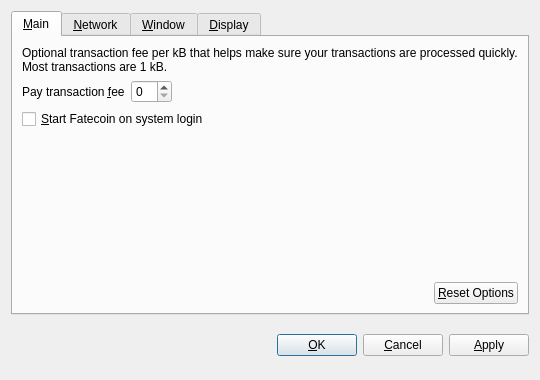
<?xml version="1.0" encoding="UTF-8"?>
<ui version="4.0">
 <class>OptionsDialog</class>
 <widget class="QDialog" name="OptionsDialog">
  <property name="geometry">
   <rect>
    <x>0</x>
    <y>0</y>
    <width>540</width>
    <height>380</height>
   </rect>
  </property>
  <property name="windowTitle">
   <string>Options</string>
  </property>
  <property name="modal">
   <bool>true</bool>
  </property>
  <layout class="QVBoxLayout" name="verticalLayout">
   <item>
    <widget class="QTabWidget" name="tabWidget">
     <property name="tabPosition">
      <enum>QTabWidget::North</enum>
     </property>
     <property name="currentIndex">
      <number>0</number>
     </property>
     <widget class="QWidget" name="tabMain">
      <attribute name="title">
       <string>&amp;Main</string>
      </attribute>
      <layout class="QVBoxLayout" name="verticalLayout_Main">
       <item>
        <widget class="QLabel" name="transactionFeeInfoLabel">
         <property name="text">
          <string>Optional transaction fee per kB that helps make sure your transactions are processed quickly. Most transactions are 1 kB.</string>
         </property>
         <property name="textFormat">
          <enum>Qt::PlainText</enum>
         </property>
         <property name="wordWrap">
          <bool>true</bool>
         </property>
        </widget>
       </item>
       <item>
        <layout class="QHBoxLayout" name="horizontalLayout_1_Main">
         <item>
          <widget class="QLabel" name="transactionFeeLabel">
           <property name="text">
            <string>Pay transaction &amp;fee</string>
           </property>
           <property name="textFormat">
            <enum>Qt::PlainText</enum>
           </property>
           <property name="buddy">
            <cstring>transactionFee</cstring>
           </property>
          </widget>
         </item>
         <item>
          <widget class="BitcoinAmountField" name="transactionFee"/>
         </item>
         <item>
          <spacer name="horizontalSpacer_1_Main">
           <property name="orientation">
            <enum>Qt::Horizontal</enum>
           </property>
           <property name="sizeHint" stdset="0">
            <size>
             <width>40</width>
             <height>20</height>
            </size>
           </property>
          </spacer>
         </item>
        </layout>
       </item>
       <item>
        <widget class="QCheckBox" name="bitcoinAtStartup">
         <property name="toolTip">
          <string>Automatically start Fatecoin after logging in to the system.</string>
         </property>
         <property name="text">
          <string>&amp;Start Fatecoin on system login</string>
         </property>
        </widget>
       </item>
       <item>
        <spacer name="verticalSpacer_Main">
         <property name="orientation">
          <enum>Qt::Vertical</enum>
         </property>
         <property name="sizeHint" stdset="0">
          <size>
           <width>20</width>
           <height>40</height>
          </size>
         </property>
        </spacer>
       </item>
       <item>
        <layout class="QHBoxLayout" name="horizontalLayout_2_Main">
         <item>
          <spacer name="horizontalSpacer_2_Main">
           <property name="orientation">
            <enum>Qt::Horizontal</enum>
           </property>
           <property name="sizeHint" stdset="0">
            <size>
             <width>40</width>
             <height>20</height>
            </size>
           </property>
          </spacer>
         </item>
         <item>
          <widget class="QPushButton" name="resetButton">
           <property name="toolTip">
            <string>Reset all client options to default.</string>
           </property>
           <property name="text">
            <string>&amp;Reset Options</string>
           </property>
           <property name="autoDefault">
            <bool>false</bool>
           </property>
          </widget>
         </item>
        </layout>
       </item>
      </layout>
     </widget>
     <widget class="QWidget" name="tabNetwork">
      <attribute name="title">
       <string>&amp;Network</string>
      </attribute>
      <layout class="QVBoxLayout" name="verticalLayout_Network">
       <item>
        <widget class="QCheckBox" name="mapPortUpnp">
         <property name="toolTip">
          <string>Automatically open the Fatecoin client port on the router. This only works when your router supports UPnP and it is enabled.</string>
         </property>
         <property name="text">
          <string>Map port using &amp;UPnP</string>
         </property>
        </widget>
       </item>
       <item>
        <widget class="QCheckBox" name="connectSocks">
         <property name="toolTip">
          <string>Connect to the Fatecoin network through a SOCKS proxy (e.g. when connecting through Tor).</string>
         </property>
         <property name="text">
          <string>&amp;Connect through SOCKS proxy:</string>
         </property>
        </widget>
       </item>
       <item>
        <layout class="QHBoxLayout" name="horizontalLayout_Network">
         <item>
          <widget class="QLabel" name="proxyIpLabel">
           <property name="text">
            <string>Proxy &amp;IP:</string>
           </property>
           <property name="textFormat">
            <enum>Qt::PlainText</enum>
           </property>
           <property name="buddy">
            <cstring>proxyIp</cstring>
           </property>
          </widget>
         </item>
         <item>
          <widget class="QValidatedLineEdit" name="proxyIp">
           <property name="maximumSize">
            <size>
             <width>140</width>
             <height>16777215</height>
            </size>
           </property>
           <property name="toolTip">
            <string>IP address of the proxy (e.g. 127.0.0.1)</string>
           </property>
          </widget>
         </item>
         <item>
          <widget class="QLabel" name="proxyPortLabel">
           <property name="text">
            <string>&amp;Port:</string>
           </property>
           <property name="textFormat">
            <enum>Qt::PlainText</enum>
           </property>
           <property name="buddy">
            <cstring>proxyPort</cstring>
           </property>
          </widget>
         </item>
         <item>
          <widget class="QLineEdit" name="proxyPort">
           <property name="maximumSize">
            <size>
             <width>55</width>
             <height>16777215</height>
            </size>
           </property>
           <property name="toolTip">
            <string>Port of the proxy (e.g. 9050)</string>
           </property>
          </widget>
         </item>
         <item>
          <widget class="QLabel" name="socksVersionLabel">
           <property name="text">
            <string>SOCKS &amp;Version:</string>
           </property>
           <property name="textFormat">
            <enum>Qt::PlainText</enum>
           </property>
           <property name="buddy">
            <cstring>socksVersion</cstring>
           </property>
          </widget>
         </item>
         <item>
          <widget class="QValueComboBox" name="socksVersion">
           <property name="toolTip">
            <string>SOCKS version of the proxy (e.g. 5)</string>
           </property>
          </widget>
         </item>
         <item>
          <spacer name="horizontalSpacer_Network">
           <property name="orientation">
            <enum>Qt::Horizontal</enum>
           </property>
           <property name="sizeHint" stdset="0">
            <size>
             <width>40</width>
             <height>20</height>
            </size>
           </property>
          </spacer>
         </item>
        </layout>
       </item>
       <item>
        <spacer name="verticalSpacer_Network">
         <property name="orientation">
          <enum>Qt::Vertical</enum>
         </property>
         <property name="sizeHint" stdset="0">
          <size>
           <width>20</width>
           <height>40</height>
          </size>
         </property>
        </spacer>
       </item>
      </layout>
     </widget>
     <widget class="QWidget" name="tabWindow">
      <attribute name="title">
       <string>&amp;Window</string>
      </attribute>
      <layout class="QVBoxLayout" name="verticalLayout_Window">
       <item>
        <widget class="QCheckBox" name="minimizeToTray">
         <property name="toolTip">
          <string>Show only a tray icon after minimizing the window.</string>
         </property>
         <property name="text">
          <string>&amp;Minimize to the tray instead of the taskbar</string>
         </property>
        </widget>
       </item>
       <item>
        <widget class="QCheckBox" name="minimizeOnClose">
         <property name="toolTip">
          <string>Minimize instead of exit the application when the window is closed. When this option is enabled, the application will be closed only after selecting Quit in the menu.</string>
         </property>
         <property name="text">
          <string>M&amp;inimize on close</string>
         </property>
        </widget>
       </item>
       <item>
        <spacer name="verticalSpacer_Window">
         <property name="orientation">
          <enum>Qt::Vertical</enum>
         </property>
         <property name="sizeHint" stdset="0">
          <size>
           <width>20</width>
           <height>40</height>
          </size>
         </property>
        </spacer>
       </item>
      </layout>
     </widget>
     <widget class="QWidget" name="tabDisplay">
      <attribute name="title">
       <string>&amp;Display</string>
      </attribute>
      <layout class="QVBoxLayout" name="verticalLayout_Display">
       <item>
        <layout class="QHBoxLayout" name="horizontalLayout_1_Display">
         <item>
          <widget class="QLabel" name="langLabel">
           <property name="text">
            <string>User Interface &amp;language:</string>
           </property>
           <property name="textFormat">
            <enum>Qt::PlainText</enum>
           </property>
           <property name="buddy">
            <cstring>lang</cstring>
           </property>
          </widget>
         </item>
         <item>
          <widget class="QValueComboBox" name="lang">
           <property name="toolTip">
            <string>The user interface language can be set here. This setting will take effect after restarting Fatecoin.</string>
           </property>
          </widget>
         </item>
        </layout>
       </item>
       <item>
        <layout class="QHBoxLayout" name="horizontalLayout_2_Display">
         <item>
          <widget class="QLabel" name="unitLabel">
           <property name="text">
            <string>&amp;Unit to show amounts in:</string>
           </property>
           <property name="textFormat">
            <enum>Qt::PlainText</enum>
           </property>
           <property name="buddy">
            <cstring>unit</cstring>
           </property>
          </widget>
         </item>
         <item>
          <widget class="QValueComboBox" name="unit">
           <property name="toolTip">
            <string>Choose the default subdivision unit to show in the interface and when sending coins.</string>
           </property>
          </widget>
         </item>
        </layout>
       </item>
       <item>
        <widget class="QCheckBox" name="displayAddresses">
         <property name="toolTip">
          <string>Whether to show Fatecoin addresses in the transaction list or not.</string>
         </property>
         <property name="text">
          <string>&amp;Display addresses in transaction list</string>
         </property>
        </widget>
       </item>
       <item>
        <widget class="QCheckBox" name="coinControlFeatures">
         <property name="toolTip">
          <string>Whether to show coin control features or not.</string>
         </property>
         <property name="text">
          <string>Display coin &amp;control features (experts only!)</string>
         </property>
        </widget>
       </item>
       <item>
        <spacer name="verticalSpacer_Display">
         <property name="orientation">
          <enum>Qt::Vertical</enum>
         </property>
         <property name="sizeHint" stdset="0">
          <size>
           <width>20</width>
           <height>40</height>
          </size>
         </property>
        </spacer>
       </item>
      </layout>
     </widget>
    </widget>
   </item>
   <item>
    <layout class="QHBoxLayout" name="horizontalLayout_Buttons">
     <item>
      <spacer name="horizontalSpacer_1">
       <property name="orientation">
        <enum>Qt::Horizontal</enum>
       </property>
       <property name="sizeHint" stdset="0">
        <size>
         <width>40</width>
         <height>48</height>
        </size>
       </property>
      </spacer>
     </item>
     <item>
      <widget class="QLabel" name="statusLabel">
       <property name="font">
        <font>
         <weight>75</weight>
         <bold>true</bold>
        </font>
       </property>
       <property name="text">
        <string/>
       </property>
       <property name="textFormat">
        <enum>Qt::PlainText</enum>
       </property>
       <property name="wordWrap">
        <bool>true</bool>
       </property>
      </widget>
     </item>
     <item>
      <spacer name="horizontalSpacer_2">
       <property name="orientation">
        <enum>Qt::Horizontal</enum>
       </property>
       <property name="sizeHint" stdset="0">
        <size>
         <width>40</width>
         <height>48</height>
        </size>
       </property>
      </spacer>
     </item>
     <item>
      <widget class="QPushButton" name="okButton">
       <property name="text">
        <string>&amp;OK</string>
       </property>
      </widget>
     </item>
     <item>
      <widget class="QPushButton" name="cancelButton">
       <property name="text">
        <string>&amp;Cancel</string>
       </property>
       <property name="autoDefault">
        <bool>false</bool>
       </property>
      </widget>
     </item>
     <item>
      <widget class="QPushButton" name="applyButton">
       <property name="text">
        <string>&amp;Apply</string>
       </property>
       <property name="autoDefault">
        <bool>false</bool>
       </property>
      </widget>
     </item>
    </layout>
   </item>
  </layout>
 </widget>
 <customwidgets>
  <customwidget>
   <class>BitcoinAmountField</class>
   <extends>QSpinBox</extends>
   <header>bitcoinamountfield.h</header>
  </customwidget>
  <customwidget>
   <class>QValueComboBox</class>
   <extends>QComboBox</extends>
   <header>qvaluecombobox.h</header>
  </customwidget>
  <customwidget>
   <class>QValidatedLineEdit</class>
   <extends>QLineEdit</extends>
   <header>qvalidatedlineedit.h</header>
  </customwidget>
 </customwidgets>
 <resources/>
 <connections/>
</ui>
